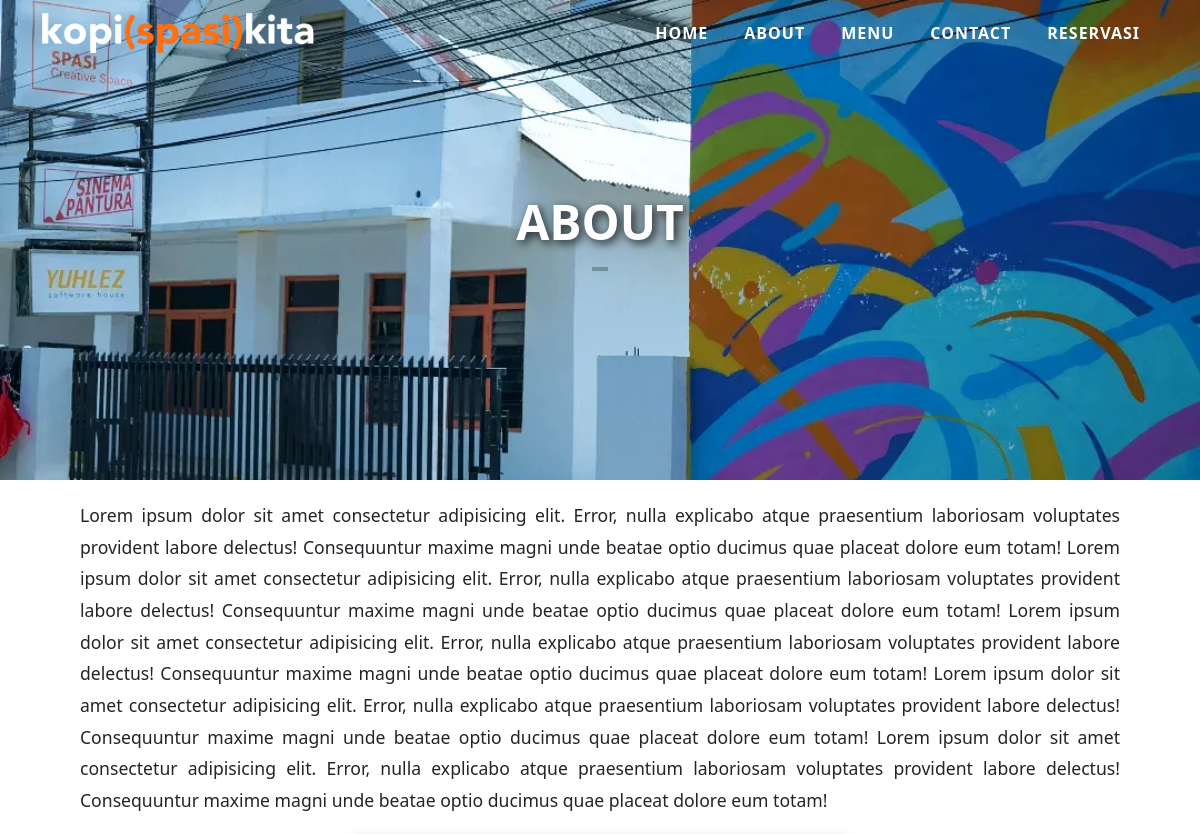
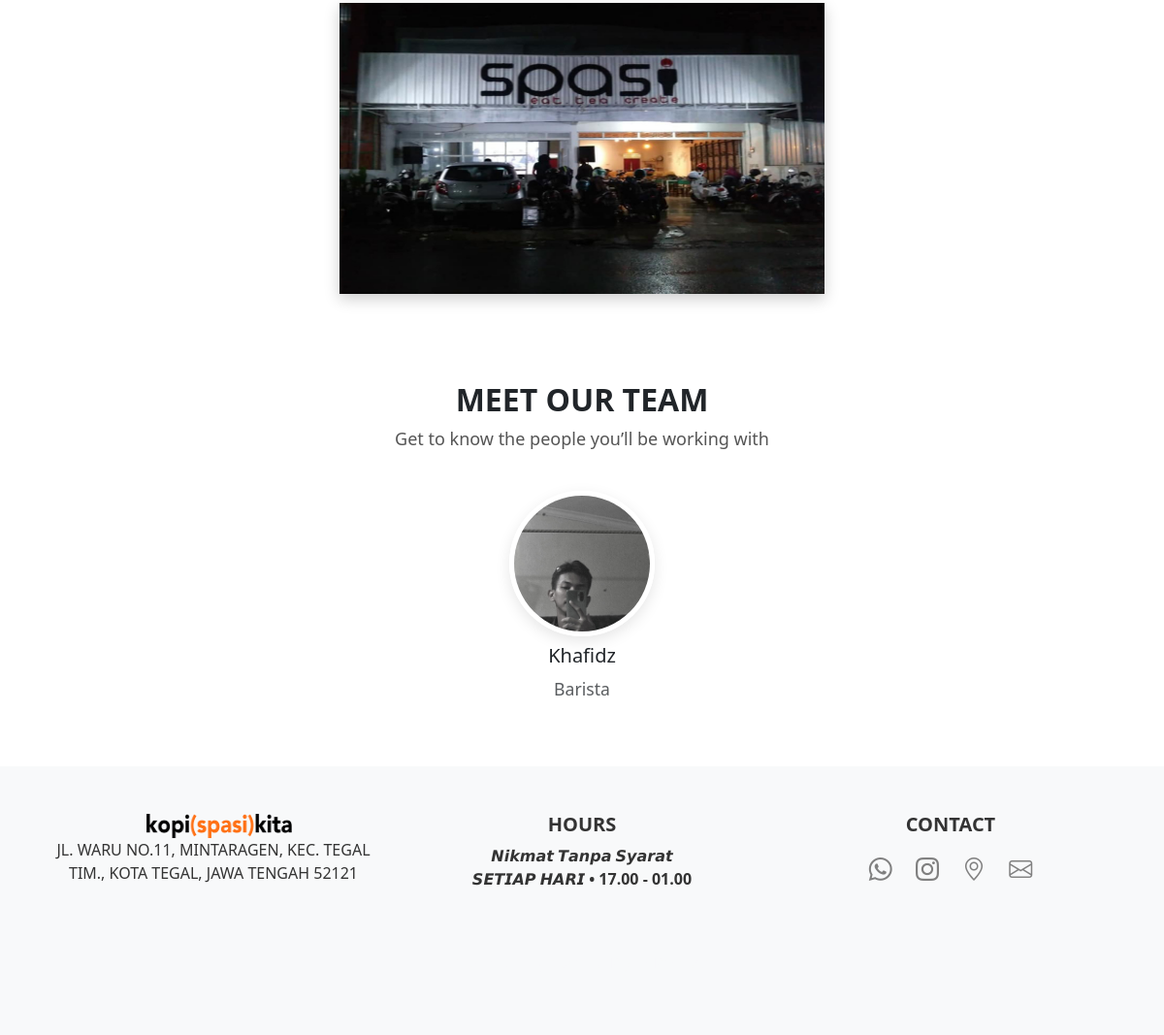
/index.php/main/about, run on the app's committed database (2 pictures, top to bottom).
### tables this page shows
CREATE TABLE `setting` (
  `id` int NOT NULL,
  `instagram` varchar(255) DEFAULT NULL,
  `facebook` varchar(255) DEFAULT NULL,
  `twitter` varchar(255) DEFAULT NULL,
  `youtube` varchar(255) DEFAULT NULL,
  `about_img` varchar(255) DEFAULT NULL,
  `about_desk` text,
  `ourstory_img` varchar(255) DEFAULT NULL,
  `ourstory_desk` text,
  `maps` text,
  `alamat` text,
  `whatsapp` varchar(20) DEFAULT NULL,
  `email` varchar(255) DEFAULT NULL
);

CREATE TABLE `team` (
  `id` int NOT NULL,
  `nama` varchar(100) NOT NULL,
  `gambar` varchar(255) NOT NULL,
  `peran` varchar(50) NOT NULL
);

### application/controllers/Main.php (called while the page is built, shortened)
<?php
class Main extends CI_Controller {
    public function __construct() {
        $this->load->helper('url');
        $this->load->model('M_menu');
        $this->load->model('M_about');
        $this->load->model('M_testi');
        $this->load->model('M_setting');
        $this->load->model('M_team');
        $this->load->model('M_contact');
    }
    public function about() {
        $data['setting'] = $this->M_setting->get_setting();
        $data['about'] = $this->M_about->get();
        $data['team'] = $this->M_team->get_all();
        $data['title'] = "About - kopi(spasi)kita";
        $this->load->view('main/header',$data);
        $this->load->view('main/navbar');
        $this->load->view('main/about',$data);
        $this->load->view('main/footer',$data);
    }
}

### index.php (called while the page is built, shortened)
<?php
require_once BASEPATH.'core/CodeIgniter.php';

### application/models/M_about.php (called while the page is built, shortened)
<?php
class M_about extends CI_Model {
    public function get()
    {
        return $this->db->get('setting')->row();
    }
}

### application/models/M_team.php (called while the page is built, shortened)
<?php
class M_team extends CI_Model
{
    public function get_all() {
        return $this->db->get('team')->result();
    }
}
?>

### application/models/M_setting.php (called while the page is built, shortened)
<?php
class M_setting extends CI_Model {
    private $table = "setting";
    public function get_setting() {
        return $this->db->get($this->table)->row();
    }
}
?>

### application/views/main/about.php (the view)
<div class="hero">
    <img src="<?= base_url('assets/img/kopispasi.jpg'); ?>" class="hero-img">
    <div class="hero-content">
        <h1 style="font-size: 3rem; font-weight: bold; text-transform: uppercase;
        text-shadow: 3px 3px 10px rgba(0, 0, 0, 0.8);">ABOUT</h1>
        <hr style="border: 2px solid rgb(0, 0, 0); width: 10%; margin-left: 45%;">
    </div>
</div>
<div class="content">
    <p style="font-size: 1.3rem;">
    <?= $about->about_desk; ?>
    </p>
    <img src="<?= base_url('uploads/about/' . $about->about_img); ?>" class="img-fluid" style="width: 500px; height: 300px;">
</div>
<section class="team-section">
    <h2 class="team-title">MEET OUR TEAM</h2>
    <p class="team-subtitle">Get to know the people you’ll be working with</p>
    <div class="container">
        <div class="row justify-content-center">
            <?php foreach ($team as $t) : ?>
                <div class="col-md-2 col-6 text-center team-member">
                    <img src="<?= base_url('uploads/team/' . $t->gambar); ?>" alt="<?= $t->nama; ?>" width="100">
                    <h5 class="team-name mt-2"><?= $t->nama; ?></h5>
                    <p class="team-role text-muted"><?= $t->peran; ?></p>
                </div>
            <?php endforeach; ?>
        </div>
    </div>
</section>

### application/views/main/footer.php (shortened to what this page needs)
<footer class="footer py-5 bg-gray">
    <div class="container text-center">
        <div class="row">
            <div class="col-md-4 mb-4">
                <a class="footer-brand">
                    <img src="<?= base_url('assets/img/kopi(spasi)kita hitam.png'); ?>" alt="Warung Spasi Logo" class="me-2" width="150">
                </a>
                <p class="text-uppercase"><?= strtoupper($setting->alamat); ?></p>
            </div>
            <div class="col-md-4 mb-4">
                <h5 class="fw-bold ">HOURS</h5>
                <p>𝙉𝙞𝙠𝙢𝙖𝙩 𝙏𝙖𝙣𝙥𝙖 𝙎𝙮𝙖𝙧𝙖𝙩 <br>
                    <strong>𝙎𝙀𝙏𝙄𝘼𝙋 𝙃𝘼𝙍𝙄 • 17.00 - 01.00</strong>
                </p>
            </div>
            <div class="col-md-4 mb-4">
                <h5 class="fw-bold ">CONTACT</h5>
                <div class="social-icons mt-3">
                    <a href="<?= $setting->whatsapp; ?>" target="_blank" class="social-link" title="Facebook"><i class="bi bi-whatsapp"></i></a>
                    <a href="<?= $setting->instagram; ?>" target="_blank" class="social-link" title="Instagram"><i class="bi bi-instagram"></i></a>
                    <a href="<?= $setting->alamat; ?>" target="_blank" class="social-link" title="Twitter"><i class="bi bi-geo-alt"></i></a>
                    <a href="<?= $setting->email; ?>" target="_blank" class="social-link" title="YouTube"><i class="bi bi-envelope"></i></a>
                </div>
            </div>
        </div>
        <div class="mt-4">
            <p class="text-light small">&copy; <?= date('Y'); ?> Warung Spasi. All Rights Reserved.</p>
        </div>
    </div>
</footer>

### assets/css/style.css (style rules this page uses)
html, body { overflow-x: hidden; width: 100%; }
.content { font-size: 1.3rem; }
.hero { position: relative; width: 100vw; height: 60vh; display: flex; align-items: center; justify-content: center; text-align: center; overflow: hidden; background-color: black; }
.hero-img { width: 100vw; height: 60vh; object-fit: cover; display: block; }
.hero-content { position: absolute; color: white; text-align: center; padding: 20px; z-index: 10; }
.hero-content h1 { font-size: 3rem; font-weight: bold; text-transform: uppercase; text-shadow: 3px 3px 10px rgba(0, 0, 0, 0.8); }
.content { padding: 50px; text-align: center; }
.footer { background-color: #f8f9fa; color: #333; }
.footer a { text-decoration: none; }
.footer-brand img { height: 25px; margin-left: 20px; }
.text-muted { font-size: 1.1rem; line-height: 1.6; color: #666; }
.team-section { text-align: center; padding: 50px 20px; }
.team-title { font-weight: bold; }
.team-subtitle { color: #555; font-size: 18px; margin-bottom: 40px; }
.team-member img { width: 150px; height: 150px; object-fit: cover; border-radius: 50%; border: 5px solid #fff; box-shadow: 0px 5px 15px rgba(0, 0, 0, 0.1); }
.content { width: 90%; margin: auto; padding: 20px; }
.content p { text-align: justify; margin-bottom: 15px; line-height: 1.8; font-size: 1.1rem !important; }
.content img { display: block; margin: 20px auto; box-shadow: 0px 5px 15px rgba(0, 0, 0, 0.2); }

### application/views/main/footer.php (style rules this page uses)
.social-icons a { display: inline-block; font-size: 24px; margin: 0 10px; color: gray; transition: transform 0.3s, color 0.3s; }

### data on the page
setting: about_desk "Lorem ipsum dolor sit amet consectetur adipisicing elit. Error, nulla explicabo atque praesentium laboriosam voluptates provident labore delectus! Consequuntur maxime magni unde beatae optio ducimus quae placeat dolore eum totam! Lorem ipsum dolor sit amet consectetur adipisicing elit. Error, nulla explicabo atque praesentium laboriosam voluptates provident labore delectus! Consequuntur maxime magni unde beatae optio ducimus quae placeat dolore eum totam! Lorem ipsum dolor sit amet consectetur adipisicing elit. Error, nulla explicabo atque praesentium laboriosam voluptates provident labore delectus! Consequuntur maxime magni unde beatae optio ducimus quae placeat dolore eum totam! Lorem…", about_img (picture), alamat "JL. WARU NO.11, MINTARAGEN, KEC. TEGAL TIM., KOTA TEGAL, JAWA TENGAH 52121"
team: gambar (picture), nama "Khafidz", peran "Barista"
